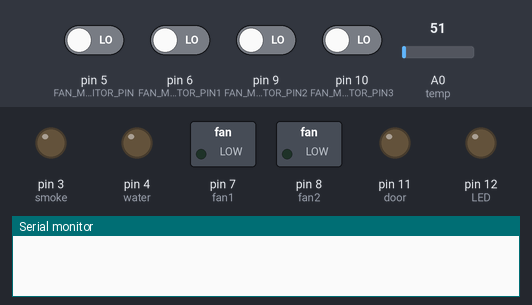
A sketch run on a simulated Arduino Uno, built with avr-gcc and run on an emulated ATmega328P. Parts: switched loads named in the sketch (green lamp = pin HIGH), output pins drawn as LEDs (lit = HIGH), the last lines printed to the serial monitor. The inputs (shaded band) are chosen by the test bench; at power-on: pin 5 (FAN_MONITOR_PIN), pin 6 (FAN_MONITOR_PIN1), pin 9 (FAN_MONITOR_PIN2), pin 10 (FAN_MONITOR_PIN3) LOW, A0 (temp) = 51.

Above: at 1.2 s.
1.3 s: A0 (temp) set to 57
At 6.2 s:
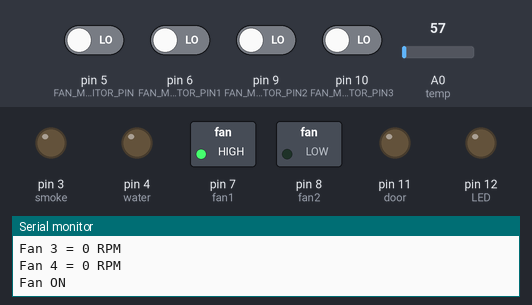
6.5 s: A0 (temp) set to 30
Timing chart, 0 to 9.5 s (numbered marks = the images above; inputs shaded):
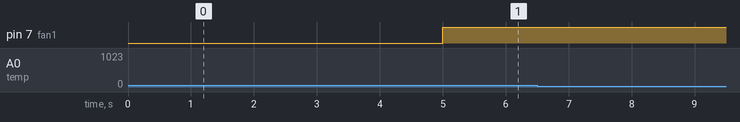

The sketch:

fun.ino
```cpp
// Library inclusion

#include <Arduino.h>
#include "FanMonitor.h"

// *
// * Pins
// *
// initialize the variable


#define FAN_MONITOR_PIN 5

#define FAN_MONITOR_PIN1 6

#define FAN_MONITOR_PIN2 9

#define FAN_MONITOR_PIN3 10

int tempval; // temparature variable

int fan1=7;

int fan2= 8;

int temp= A0;  // analog pin temp

int smoke = 3;  // smoke

int water = 4; // water

int door = 11;  // door

int LED = 12;  // door alarm + LED


// *
// * Define the FanMonitor instance to monitor
// * the 3-wire fan.
// *
FanMonitor _fanMonitor = FanMonitor(FAN_MONITOR_PIN, FAN_TYPE_BIPOLE);
FanMonitor _fanMonitor1 = FanMonitor(FAN_MONITOR_PIN1, FAN_TYPE_BIPOLE);
FanMonitor _fanMonitor2 = FanMonitor(FAN_MONITOR_PIN2, FAN_TYPE_BIPOLE);
FanMonitor _fanMonitor3 = FanMonitor(FAN_MONITOR_PIN3, FAN_TYPE_BIPOLE);


void setup(){

 // *
  // * Initialize the serial port.
  // *
  Serial.begin(115200);

  // *
  // * Initialize the fan monitor.
  // *
  _fanMonitor.begin();
  _fanMonitor1.begin();
  _fanMonitor2.begin();
  _fanMonitor3.begin();


pinMode(fan1, OUTPUT);
pinMode(fan2, OUTPUT);
pinMode(temp, INPUT);
pinMode(smoke,OUTPUT );
pinMode(water, OUTPUT);
pinMode(door, OUTPUT);
pinMode(LED, OUTPUT);

}
void loop(){

// *
  // * Get the fan speed.
  // *
  uint16_t rpm = _fanMonitor.getSpeed();
  uint16_t rpm1 = _fanMonitor1 .getSpeed();
  uint16_t rpm2 = _fanMonitor2 .getSpeed();
  uint16_t rpm3 = _fanMonitor3 .getSpeed();

  // *
  // * Print the speed to the serial port.
  // *
  Serial.print("Fan 1 = ");
  Serial.print(rpm);
  Serial.println(" RPM");


  Serial.print("Fan 2 = ");
  Serial.print(rpm1);
  Serial.println(" RPM");


  Serial.print("Fan 3 = ");
  Serial.print(rpm2);
  Serial.println(" RPM");


  Serial.print("Fan 4 = ");
  Serial.print(rpm3);
  Serial.println(" RPM");

  // *
  // * Delay 1 second.
  // *
  delay(1000);

//smoke, water, door sensor logic

   if (smoke == HIGH)    {
  digitalWrite(smoke, HIGH);
  Serial.println("Smoke Alarm"); {
     digitalWrite(fan1, LOW);
     digitalWrite(fan2, LOW);
    }
  delay(500);
  }

   if (water == HIGH)    {
  digitalWrite(water, HIGH);
  Serial.println("Water Alarm");
  delay(500);
  }

   if (door == LOW)    {
  digitalWrite(door, LOW); {
    digitalWrite(LED, HIGH);
    }
  Serial.println("Door Alarm");
  delay(500);
  }

//  Analog temparature value for fan fault problem

tempval=analogRead(temp);
  tempval=tempval/2.0741;


 if(tempval>25)
  {
    digitalWrite(fan1,HIGH);{


    digitalWrite(rpm,HIGH);
    digitalWrite(rpm1,HIGH);
    }
    Serial.println("Fan ON");
    delay(500);
  }

  else if(tempval>25)
  {
    digitalWrite(fan1,LOW);{

    digitalWrite(rpm,LOW);
    digitalWrite(rpm1,LOW);
    }
    Serial.println("Fan1 Fault");
    delay(500);
  }

  else if(tempval>25)
  {
    digitalWrite(fan2,LOW);{


    digitalWrite(rpm2,LOW);
    digitalWrite(rpm3,LOW);
    }
    Serial.println("Fan2 Fault");
    delay(500);
  }

  else if (tempval>30)
  {
    digitalWrite(fan1 && fan2,HIGH);{

      digitalWrite(rpm && rpm1 && rpm2 && rpm3,HIGH);
    }


    Serial.println("Dual Fan ON");
    delay(500);
    }

  else if (tempval<=25)

 {
    digitalWrite(fan1 && fan2,LOW); {

       digitalWrite(rpm && rpm1 && rpm2 &&  rpm3,LOW);
    }

    Serial.println("Fan OFF");
    delay(500);
    }

   else if (tempval>30)
  {


    digitalWrite(fan1 || fan2, LOW); {

    digitalWrite(rpm || rpm1 || rpm2 || rpm3,LOW);

    }
    Serial.println("Fan Fault Alarm");
    delay(500);

 }
}
```

Measured:
- the behaviour switches between 53 and 54 on A0 (temp) (found by bisection; images 0 and 1)
- after the input at 1.3 s, pin 7 (fan1): LOW → HIGH after 3.7 s
